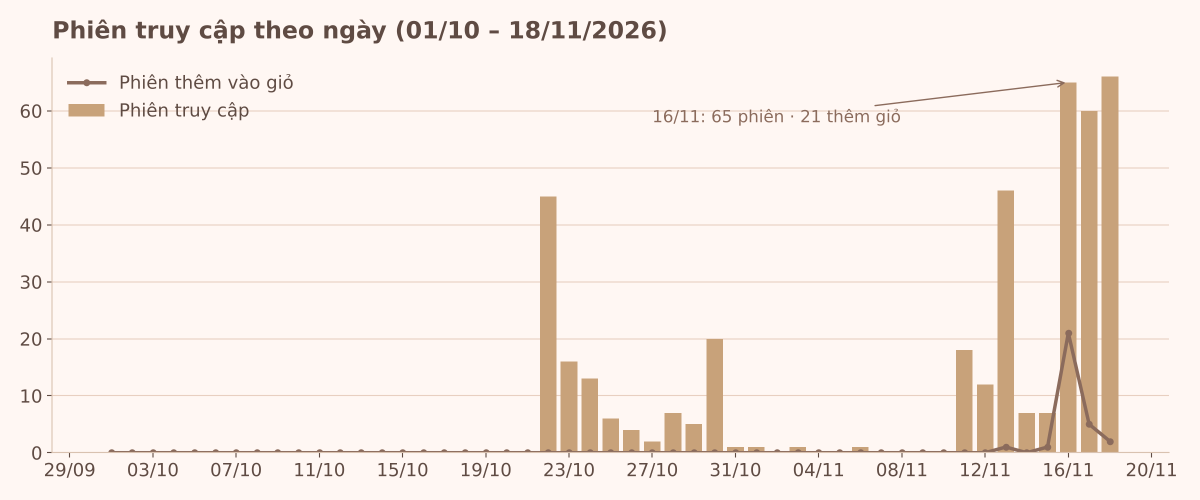
#> input picture data/dashboard/charts/1_daily_sessions.png, 2400 x 1000 px (shown at 1/2 size)
$ python compose.py
#> lines starting #> are read from the running program, lines starting #| are printed output that depends on the picture
from PIL import Image, ImageDraw, ImageFont
BG='#F5E6DC'; CARD='#FFF7F3'; TX='#5F4B43'; MU='#9A8478'; GOLD='#B88E63'; LINE='#E6D2C3'; WARN='#B07A4F'
W,H=3200,3150
c=Image.new('RGB',(W,H),BG); d=ImageDraw.Draw(c)
F=lambda s,b=False,serif=False: ImageFont.truetype(f"/usr/share/fonts/truetype/dejavu/DejaVu{'Serif' if serif else 'Sans'}{'-Bold' if b else ''}.ttf",s)
d.text((120,90),'Luvetta Shop — Dashboard dữ liệu website',font=F(78,True,True),fill=TX)
d.text((120,200),'luvetta.store · Shopify Analytics · 01/10 – 18/11/2026',font=F(36),fill=MU)
d.text((W-120,200),'Little details, big meaning. ♡',font=F(36,False,True),fill=GOLD,anchor='ra')
d.line((120,270,W-120,270),fill=GOLD,width=4)
def card(x,y,w,h,r=36,fill=CARD): d.rounded_rectangle((x,y,x+w,y+h),r,fill=fill,outline=LINE,width=3)
kp=[('Phiên truy cập T11','284','T10: 119 · ▲ 139%'),('Khách truy cập T11','236','T10: 119'),('Lượt xem trang T11','541','T10: 127'),('Tỷ lệ thêm vào giỏ','10,6%','30 phiên có thêm giỏ'),('Tỷ lệ chuyển đổi','1,4%','4 phiên mua'),('Đơn · Doanh thu','4 · $20','1 test · 3 cần xác minh')]
cw=(W-240-5*40)//6
for i,(a,b,s) in enumerate(kp):
    x=120+i*(cw+40); card(x,320,cw,300)
    d.text((x+40,360),a,font=F(30),fill=MU); d.text((x+40,415),b,font=F(84,False,True),fill=TX); d.text((x+40,545),s,font=F(27),fill=GOLD if '▲' in s else MU)
def put(fn,x,y,w,h):
#> called with fn = '1_daily_sessions.png', x = 120, y = 670, w = 1940, h = 820
    card(x,y,w,h); im=Image.open(fn).convert('RGB'); pad=36
    r=min((w-2*pad)/im.width,(h-2*pad)/im.height); im=im.resize((int(im.width*r),int(im.height*r)),Image.LANCZOS)
#> after `r = min((w - 2 * pad) / im.width, (h - 2 * pad) / im.height)`: r = 0.748
    c.paste(im,(x+(w-im.width)//2,y+(h-im.height)//2))
put('1_daily_sessions.png',120,670,1940,820); put('2_month_compare.png',2100,670,980,820)
#> call 2 of put, with fn = '2_month_compare.png', x = 2100, y = 670, w = 980, h = 820
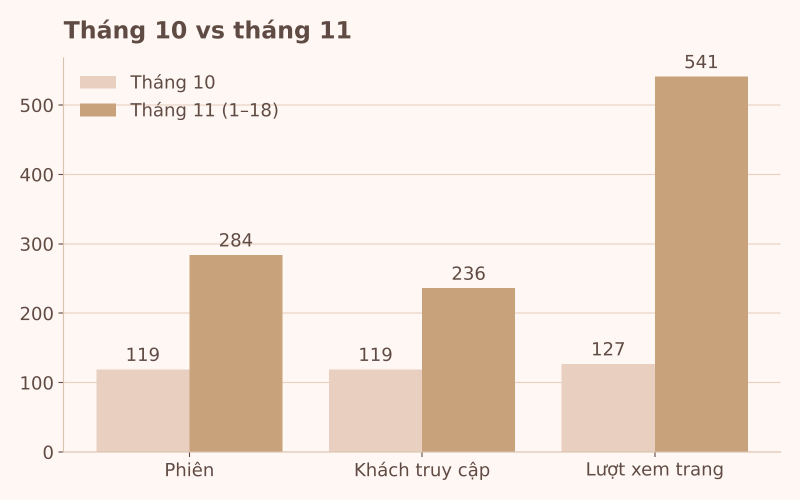
#> input picture data/dashboard/charts/2_month_compare.png, 1600 x 1000 px (shown at 1/2 size)
put('3_funnel.png',120,1530,1000,720); put('6_variants.png',1160,1530,900,720); put('7_donuts.png',2100,1530,980,720)
#> call 3 of put, with fn = '3_funnel.png', x = 120, y = 1530, w = 1000, h = 720
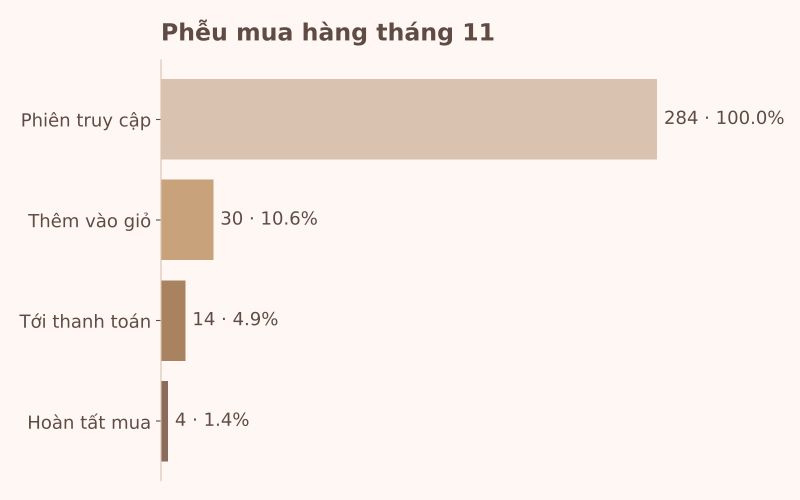
#> input picture data/dashboard/charts/3_funnel.png, 1600 x 1000 px (shown at 1/2 size)
#> call 4 of put, with fn = '6_variants.png', x = 1160, y = 1530, w = 900, h = 720
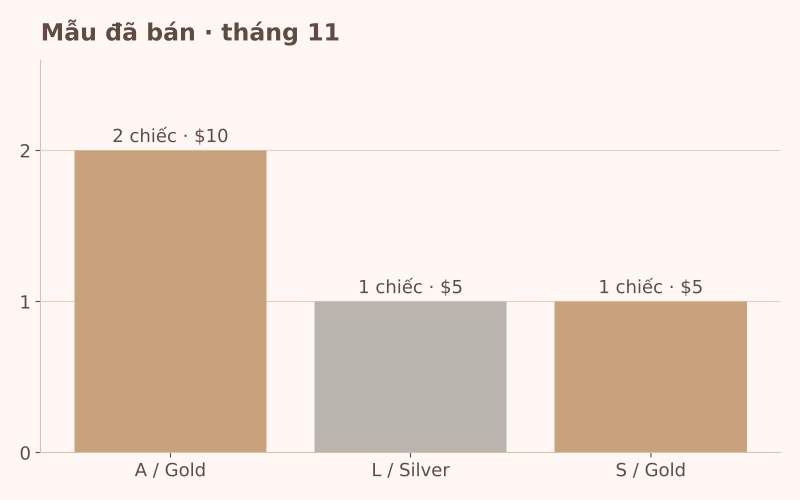
#> input picture data/dashboard/charts/6_variants.png, 1600 x 1000 px (shown at 1/2 size)
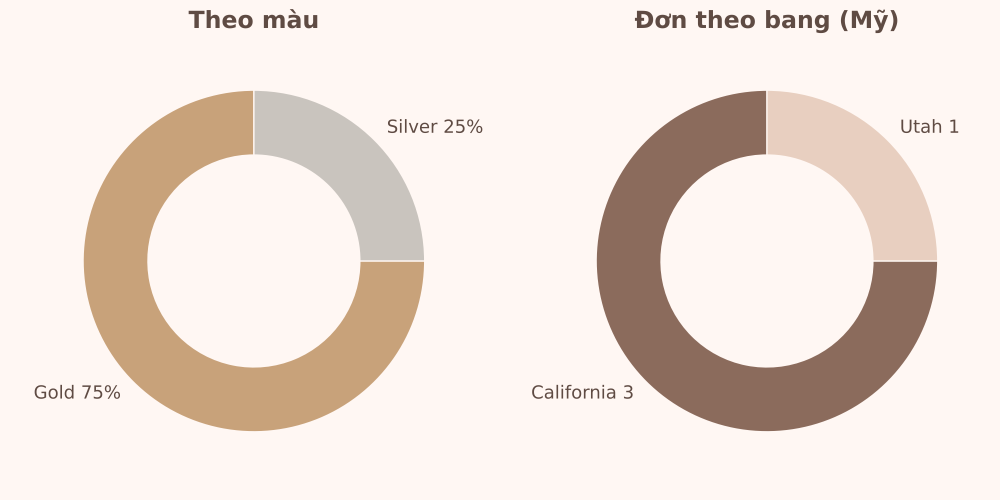
#> input picture data/dashboard/charts/7_donuts.png, 2000 x 1000 px (shown at 1/2 size)
put('4_bounce.png',120,2290,1300,720); put('5_duration.png',1460,2290,900,720)
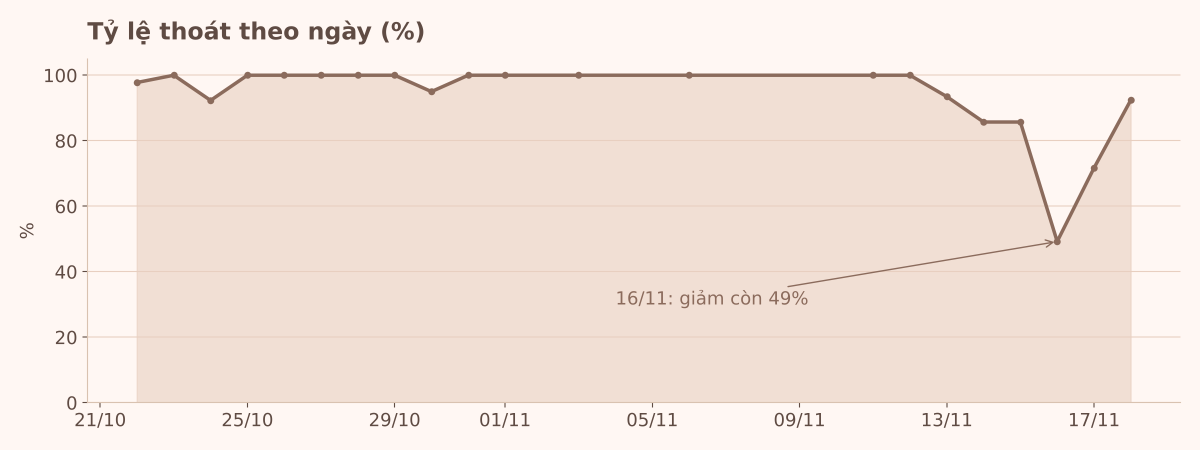
#> input picture data/dashboard/charts/4_bounce.png, 2400 x 900 px (shown at 1/2 size)
#> in put (call 6), `im = im.resize((int(im.width * r), int(im.height * r)), Image.LANCZOS)`:
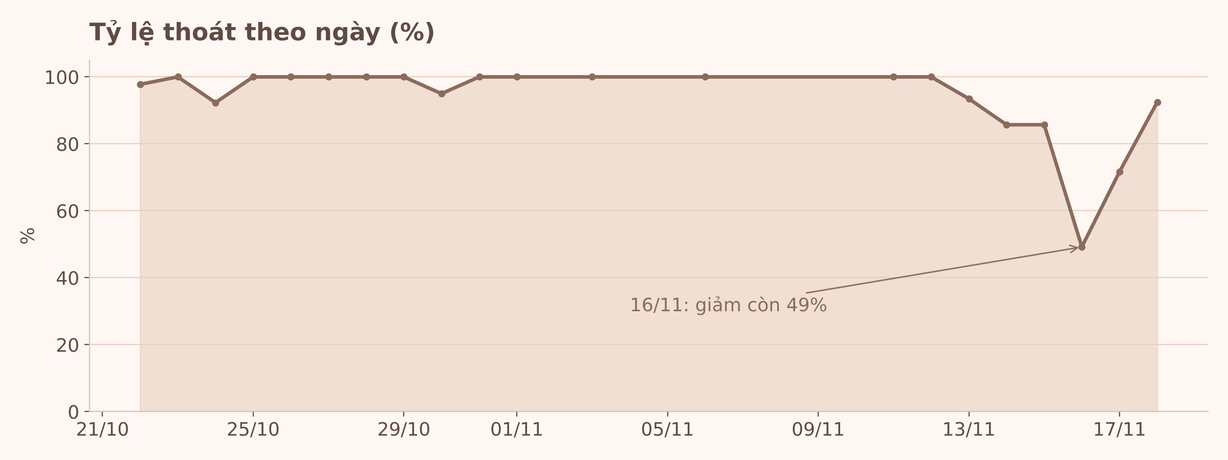
#> im: PIL image 1228x460 RGB; mean R, G, B 244.2, 230.1, 221.9
#> in put (call 6), `c.paste(im,(x+(w-im.width)//2,y+(h-im.height)//2))`:
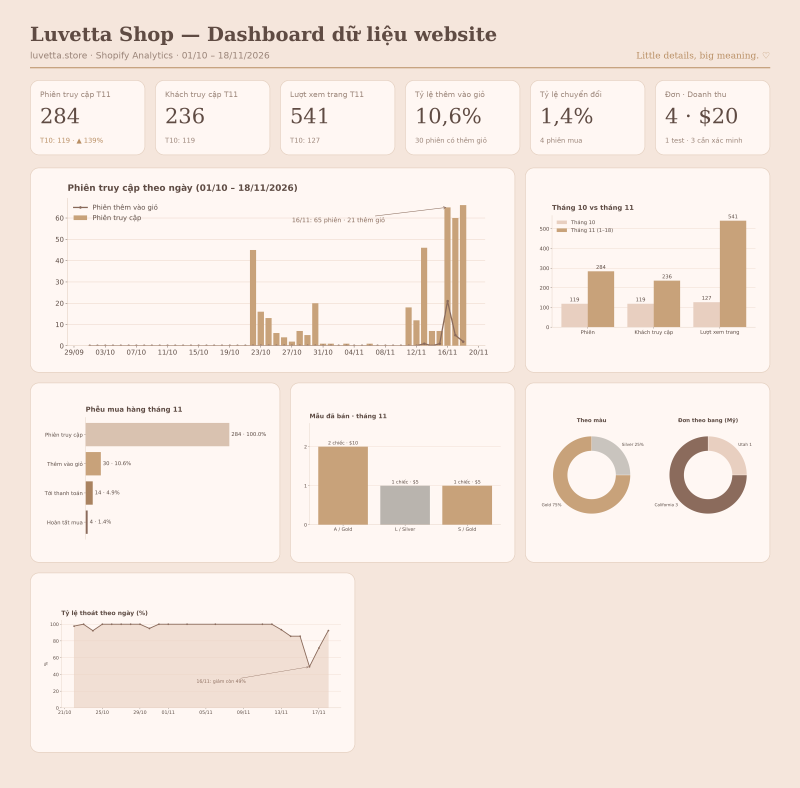
#> c: PIL image 3200x3150 RGB (shown at 1/4 size); mean R, G, B 245.6, 233.1, 225.1
#> (the run stopped early here; a loop or call above may not have finished)
